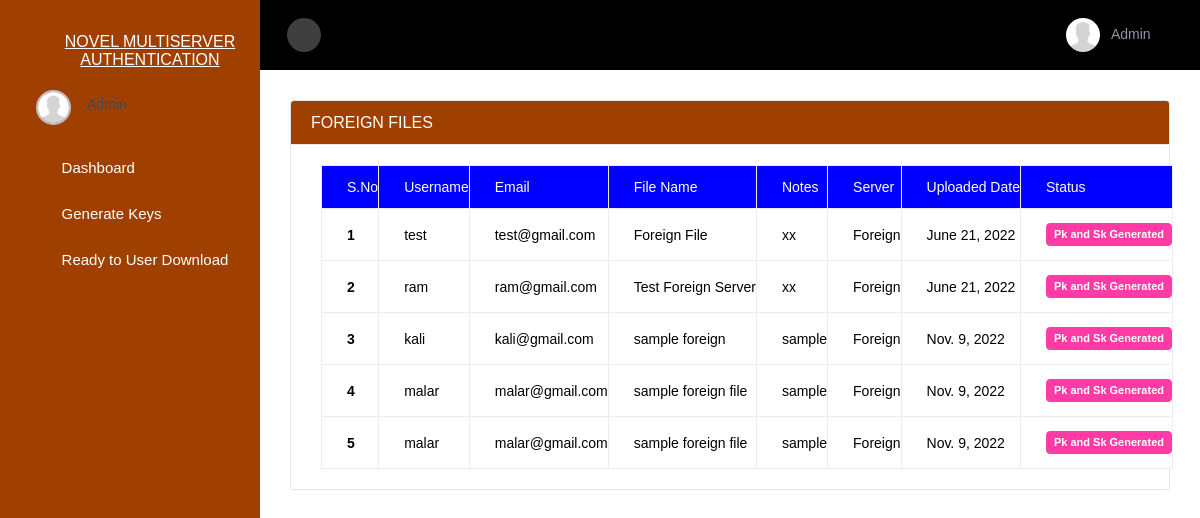
Page /foreign_files/ (signed in) on the committed database.
### app/models.py (models this page shows, shortened)
class Upload_File(models.Model):
	user_id = models.ForeignKey(Cloud_User, on_delete=models.CASCADE,null=True)
	name = models.CharField('File Name',max_length=100)
	file = models.FileField('File',upload_to='',null=True)
	notes = models.TextField('Notes',max_length=2000)
	upoaded_date = models.DateField('Uploaded Date',default=timezone.now())
	public_key = models.CharField('Public Key',max_length=1000,null=True,blank=True)
	private_key = models.CharField('Private Key',max_length=1000,null=True,blank=True)
	status = models.CharField('Status',max_length=1000,null=True,blank=True)
	level_server =  models.CharField('Level',max_length=1000,null=True,blank=True)
	foreign_status = models.CharField('Foreign Status',max_length=1000,null=True,blank=True)
	foreign_public_key = models.CharField('Foreign Public Key',max_length=1000,null=True,blank=True)
	foreign_private_key = models.CharField('Secret Key',max_length=1000,null=True,blank=True)

class Cloud_User(models.Model):
	username = models.CharField(max_length=50,unique=True)
	fname = models.CharField(max_length=50)
	lname = models.CharField(max_length=50)
	address = models.CharField(max_length=50)
	mobile = models.CharField(max_length=20)
	password = models.CharField(max_length=50)
	email = models.EmailField(max_length=50)
	country = models.CharField(max_length=50)
	city = models.CharField(max_length=50)
	zip = models.CharField(max_length=50)
	status = models.CharField(max_length=200,choices=STATUS,null=True)
	def __str__(self):
		return self.username

### app/views.py (the view)
# urls.py: path('foreign_files/', views.foreign_files, name='foreign_files'),
def foreign_files(request):
	if request.session.has_key('cloud'):
		uid = request.session['cloud_id']
		a = Upload_File.objects.filter(status='Send',foreign_status='Send')
		return render(request,'foreign_files.html',{'b':a})
	else:
		return render(request,'index.html',{})

### app/templates/foreign_files.html
{%include 'cloud_header.html'%}
<div class="container" style="margin:0 auto;padding-top:100px;">
<div class="col-xl-12 col-lg-12 col-md-12 col-sm-12 col-12" >
    <div class="card" >
        <h5 class="card-header">FOREIGN FILES</h5>
        <div class="card-body">
            <div class="table-responsive ">
                <table class="table table-bordered">
                    <thead style="background:blue;color: #FFF">
                        <tr class="white">
                            <th scope="col" >S.No</th>
							<th scope="col">Username</th>
							<th scope="col">Email</th>
                            <th scope="col">File Name</th>
                            <th scope="col">Notes</th>
							<th scope="col">Server</th>
							<th scope="col">Uploaded Date</th>
							<th scope="col">Status</th>
                        </tr>
                    </thead>
                    <tbody >
                        {% for i in b %}
                        <tr style="background:#FFF;color: #000">
                            <th scope="row">{{forloop.counter}}</th>
							<td>{{i.user_id}}</td>
							<td>{{i.user_id.email}}</td>
                            <td>{{i.name}}</td>
                            <td>{{i.notes}}</td>
							<td>{{i.level_server}}</td>
                            <td>{{i.upoaded_date}}</td>
							<td ><span class="badge badge-danger">Pk and Sk Generated</span></td>
                        </tr>
                        {% empty %}
                        <tr>
                            <td colspan="8" class="text-center bg-success">No FILES</td>
                        </tr>
                       {% endfor %}
                    </tbody>
                </table>
            </div>
        </div>
    </div>
</div>
</div>

### app/templates/cloud_header.html (style rules this page uses)
.card-header { background:#A04000 !important; }
.sidebar .nav .nav-item .nav-link .menu-title, .card-header { color:#FFF !important; }

### rows in the picture
Upload_File: user_id "test", user_id.email "test@gmail.com", name "Foreign File", notes "xx", level_server "Foreign", upoaded_date "June 21, 2022"
Upload_File: user_id "ram", user_id.email "ram@gmail.com", name "Test Foreign Server", notes "xx", level_server "Foreign", upoaded_date "June 21, 2022"
Upload_File: user_id "kali", user_id.email "kali@gmail.com", name "sample foreign", notes "sample", level_server "Foreign", upoaded_date "Nov. 9, 2022"
Upload_File: user_id "malar", user_id.email "malar@gmail.com", name "sample foreign file", notes "sample", level_server "Foreign", upoaded_date "Nov. 9, 2022"
Upload_File: user_id "malar", user_id.email "malar@gmail.com", name "sample foreign file", notes "sample", level_server "Foreign", upoaded_date "Nov. 9, 2022"

### other values in the picture
{{ request.session.cloud }} "Admin"
